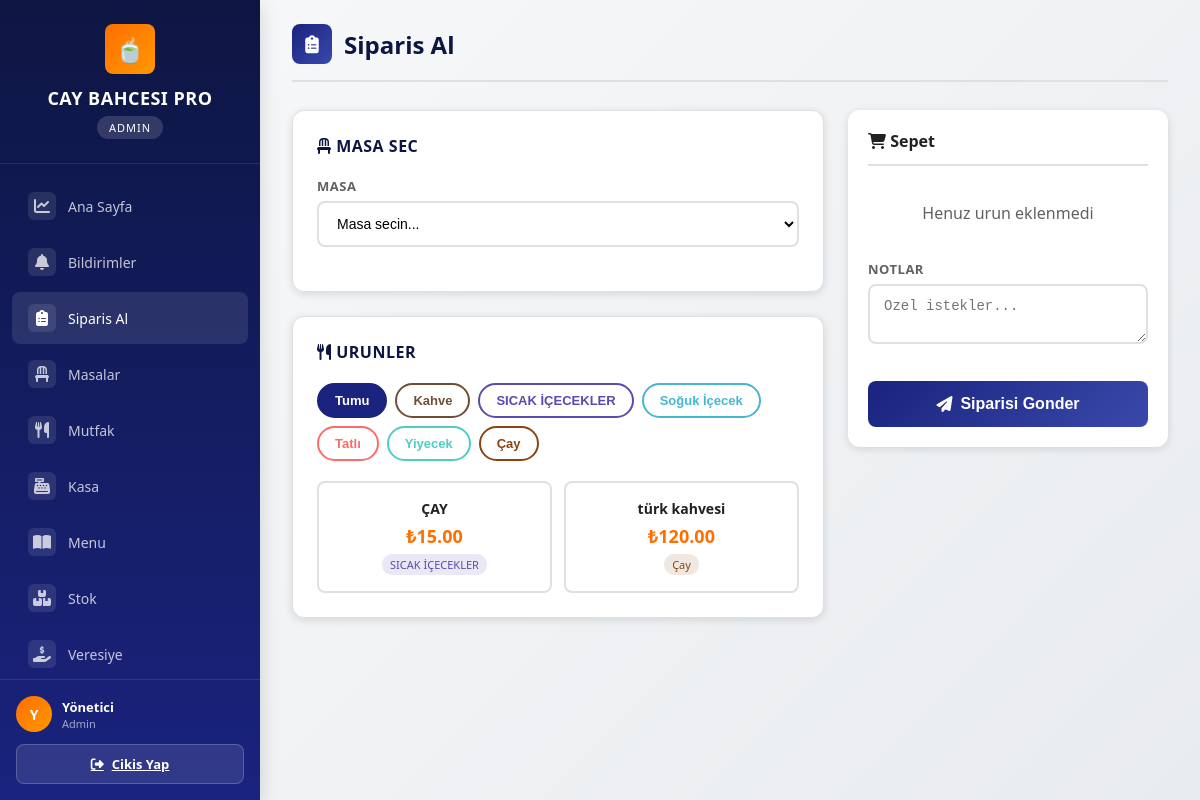
The page /siparis (signed in) on the database its author committed.
### tables this page shows
CREATE TABLE kategoriler (
            id INTEGER PRIMARY KEY AUTOINCREMENT,
            ad TEXT NOT NULL,
            renk TEXT DEFAULT '#4CAF50'
        , ad_en TEXT DEFAULT '', ad_ar TEXT DEFAULT '', aktif INTEGER DEFAULT 1);

CREATE TABLE urunler (
            id INTEGER PRIMARY KEY AUTOINCREMENT,
            kategori_id INTEGER,
            ad TEXT NOT NULL,
            fiyat REAL NOT NULL,
            stok INTEGER DEFAULT 0,
            kritik_stok INTEGER DEFAULT 5,
            aktif INTEGER DEFAULT 1,
            aciklama TEXT DEFAULT '',
            gorsel TEXT DEFAULT '', ad_en TEXT DEFAULT '', ad_ar TEXT DEFAULT '', aciklama_en TEXT DEFAULT '', aciklama_ar TEXT DEFAULT '',
            FOREIGN KEY (kategori_id) REFERENCES kategoriler(id)
        );

### app.py (the view)
@app.route('/siparis')
def siparis():
    if 'user_id' not in session:
        return redirect(url_for('login'))
    conn = get_db()
    c = conn.cursor()
    c.execute("SELECT * FROM katlar WHERE aktif=1 ORDER BY sira")
    katlar = rows_to_dicts(c.fetchall())
    c.execute("SELECT m.*, k.kat_adi FROM masalar m JOIN katlar k ON m.kat_id=k.id ORDER BY k.sira, m.masa_no")
    masalar = rows_to_dicts(c.fetchall())
    c.execute("SELECT * FROM kategoriler WHERE aktif=1 ORDER BY ad")
    kategoriler = rows_to_dicts(c.fetchall())
    c.execute("SELECT u.*, k.ad as kategori_ad, k.renk FROM urunler u JOIN kategoriler k ON u.kategori_id=k.id WHERE u.aktif=1 AND k.aktif=1")
    urunler = rows_to_dicts(c.fetchall())
    conn.close()
    return render_template('siparis_multi.html', katlar=katlar, masalar=masalar, kategoriler=kategoriler, urunler=urunler)

### app.py (called while the page is built)
def rows_to_dicts(rows):
    return [dict(row) for row in rows]

### database.py (called while the page is built)
def get_db():
    conn = sqlite3.connect(DB_PATH)
    conn.row_factory = sqlite3.Row
    return conn

### templates/siparis_multi.html (shortened to what this page needs)
{% extends "base.html" %}
{% block content %}
<div class="page-header">
    <h1><span class="icon"><i class="fas fa-clipboard-list"></i></span> Siparis Al</h1>
</div>
<div style="display:grid; grid-template-columns: 1fr 320px; gap:24px;">
    <div>
        <div class="card">
            <div class="card-header">
                <h3><i class="fas fa-chair"></i> Masa Sec</h3>
            </div>
            <div class="form-group">
                <label>Masa</label>
                <select id="masaSelect" class="form-control">
                    <option value="">Masa secin...</option>
                </select>
            </div>
        </div>
        <div class="card">
            <div class="card-header">
                <h3><i class="fas fa-utensils"></i> Urunler</h3>
            </div>
            <div class="kategori-filter">
                <button class="kategori-btn active" onclick="filterUrun('all')">Tumu</button>
                {% for k in kategoriler %}
                <button class="kategori-btn" onclick="filterUrun('{{ k.id }}')" style="border-color:{{ k.renk }}; color:{{ k.renk }};">{{ k.ad }}</button>
                {% endfor %}
            </div>
            <div class="urun-grid" id="urunGrid">
                {% for u in urunler %}
                <div class="urun-card" data-kat="{{ u.kategori_id }}" data-id="{{ u.id }}" data-ad="{{ u.ad }}" data-fiyat="{{ u.fiyat }}" onclick="sepeteEkle({{ u.id }}, '{{ u.ad }}', {{ u.fiyat }})">
                    <div class="urun-ad">{{ u.ad }}</div>
                    <div class="urun-fiyat">₺{{ "%.2f"|format(u.fiyat) }}</div>
                    <span class="urun-kategori" style="background:{{ u.renk }}20; color:{{ u.renk }};">{{ u.kategori_ad }}</span>
                </div>
                {% endfor %}
            </div>
        </div>
    </div>
    <div>
        <div class="sepet-panel">
            <h3><i class="fas fa-shopping-cart"></i> Sepet</h3>
            <div id="sepetItems">
                <p style="text-align:center; color:var(--gray); padding:20px;">Henuz urun eklenmedi</p>
            </div>
            <div class="form-group" style="margin-top:16px;">
                <label>Notlar</label>
                <textarea id="siparisNot" class="form-control" rows="2" placeholder="Ozel istekler..."></textarea>
            </div>
            <button class="btn btn-primary btn-lg" style="width:100%; margin-top:12px;" onclick="siparisGonder()" id="btnSiparis">
                <i class="fas fa-paper-plane"></i> Siparisi Gonder
            </button>
        </div>
    </div>
</div>
{% endblock %}

### static/css/style.css (style rules this page uses)
:root { --primary: #1a237e; --primary-light: #3949ab; --primary-dark: #0d1642; --accent: #ff6f00; --accent-light: #ff9800; --success: #2e7d32; --success-light: #4caf50; --danger: #c62828; --danger-light: #ef5350; --warning: #f9a825; --info: #0277bd; --dark: #212121; --gray: #616161; --gray-light: #f5f5f5; --gray-border: #e0e0e0; --white: #ffffff; --shadow: 0 2px 8px rgba(0,0,0,0.12); --shadow-lg: 0 4px 20px rgba(0,0,0,0.15); --radius: 8px; --radius-lg: 12px; --transition: all 0.25s ease; }
* { margin: 0; padding: 0; box-sizing: border-box; }
body { font-family: 'Segoe UI', Tahoma, Geneva, Verdana, sans-serif; background: linear-gradient(135deg, #f8f9fa 0%, #e9ecef 100%); color: var(--dark); min-height: 100vh; }
.page-header { display: flex; justify-content: space-between; align-items: center; margin-bottom: 28px; padding-bottom: 16px; border-bottom: 2px solid var(--gray-border); }
.page-header h1 { font-size: 24px; font-weight: 700; color: var(--primary-dark); display: flex; align-items: center; gap: 12px; }
.page-header h1 .icon { width: 40px; height: 40px; background: linear-gradient(135deg, var(--primary), var(--primary-light)); color: var(--white); border-radius: var(--radius); display: flex; align-items: center; justify-content: center; font-size: 18px; }
.card { background: var(--white); border-radius: var(--radius-lg); box-shadow: var(--shadow); padding: 24px; margin-bottom: 24px; border: 1px solid var(--gray-border); transition: var(--transition); }
.card-header { display: flex; justify-content: space-between; align-items: center; margin-bottom: 20px; }
.card-header h3 { font-size: 16px; font-weight: 700; color: var(--primary-dark); text-transform: uppercase; letter-spacing: 0.5px; }
.btn { display: inline-flex; align-items: center; justify-content: center; gap: 8px; padding: 10px 20px; border-radius: var(--radius); font-size: 14px; font-weight: 600; cursor: pointer; transition: var(--transition); border: none; text-decoration: none; }
.btn-lg { padding: 14px 28px; font-size: 16px; }
.btn-primary { background: linear-gradient(135deg, var(--primary), var(--primary-light)); color: var(--white); }
.form-group { margin-bottom: 20px; }
.form-group label { display: block; font-size: 13px; font-weight: 600; color: var(--gray); margin-bottom: 6px; text-transform: uppercase; letter-spacing: 0.5px; }
.form-control { width: 100%; padding: 12px 14px; border: 2px solid var(--gray-border); border-radius: var(--radius); font-size: 14px; transition: var(--transition); background: var(--white); }
.urun-grid { display: grid; grid-template-columns: repeat(auto-fill, minmax(160px, 1fr)); gap: 12px; }
.urun-card { background: var(--white); border: 2px solid var(--gray-border); border-radius: var(--radius); padding: 16px; text-align: center; cursor: pointer; transition: var(--transition); position: relative; }
.urun-card .urun-ad { font-size: 14px; font-weight: 600; color: var(--dark); margin-bottom: 6px; }
.urun-card .urun-fiyat { font-size: 18px; font-weight: 800; color: var(--accent); }
.urun-card .urun-kategori { font-size: 11px; padding: 3px 8px; border-radius: 10px; background: var(--gray-light); color: var(--gray); margin-top: 6px; display: inline-block; }
.sepet-panel { background: var(--white); border-radius: var(--radius-lg); box-shadow: var(--shadow); padding: 20px; position: sticky; top: 20px; }
.sepet-panel h3 { font-size: 16px; font-weight: 700; margin-bottom: 16px; padding-bottom: 12px; border-bottom: 2px solid var(--gray-border); }
.kategori-filter { display: flex; gap: 8px; flex-wrap: wrap; margin-bottom: 20px; }
.kategori-btn { padding: 8px 16px; border-radius: 20px; border: 2px solid var(--gray-border); background: var(--white); font-size: 13px; font-weight: 600; cursor: pointer; transition: var(--transition); }
.kategori-btn:hover, .kategori-btn.active { background: var(--primary); color: var(--white); border-color: var(--primary); }

### rows shown on the page
kategoriler: ad "Kahve"
kategoriler: ad "SICAK İÇECEKLER"
kategoriler: ad "Soğuk İçecek"
kategoriler: ad "Tatlı"
kategoriler: ad "Yiyecek"
kategoriler: ad "Çay"
urunler: ad "ÇAY", fiyat "15.00", kategori_ad "SICAK İÇECEKLER"
urunler: ad "türk kahvesi", fiyat "120.00", kategori_ad "Çay"

### other values the page prints
{{ session.role|upper }} "ADMIN"
{{ session.ad_soyad[:1] if session.ad_soyad else session.username[:1] }} "Y"
{{ session.ad_soyad or session.username }} "Yönetici"
{{ session.role|capitalize }} "Admin"
